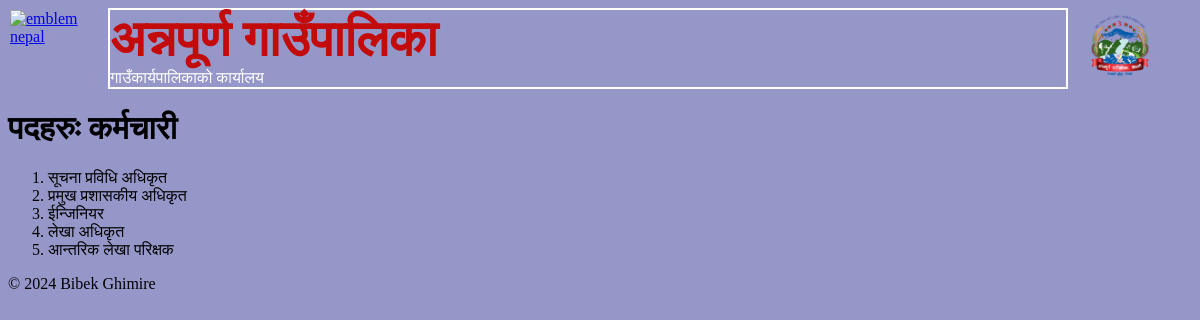
Page /dcc/posts/emp_post/ on the committed database.
### dcc/models.py (models this page shows, shortened)
class Post(models.Model):
    name = models.CharField(max_length=200, verbose_name='कर्मचारि पद')

### dcc/views.py (the view)
# urls.py: path('posts/<str:post_type>/', views.PostView, name='postlist')
def PostView(request, post_type):
    if post_type not in post_classes:
        return redirect('dcchome')
    post_class=post_classes[post_type][0]
    posts=post_class.objects.all()
    return render(request,'dcc/postlist.html',{'posts':posts,'post_type':post_classes[post_type][1]})

### dcc/templates/dcc/postlist.html (shortened to what this page needs)
{% extends 'base.html' %}
{% load static %}
{% block contents %}
        <div class="post-list">
                <h1>पदहरुः {{ post_type }}</h1>
                <ol>
                    {% for post in posts %}
                    <li>{{ post.name }}</li>
                    {% endfor %}
                </ol>
        </div>
{% endblock %}

### static/css/styles.css (style rules this page uses)
body { background-color: rgb(150, 151, 201); }

### rows in the picture
Post: name "सूचना प्रविधि अधिकृत"
Post: name "प्रमुख प्रशासकीय अधिकृत"
Post: name "ईन्जिनियर"
Post: name "लेखा अधिकृत"
Post: name "आन्तरिक लेखा परिक्षक"

### other values in the picture
{{ post_type }} "कर्मचारी"
